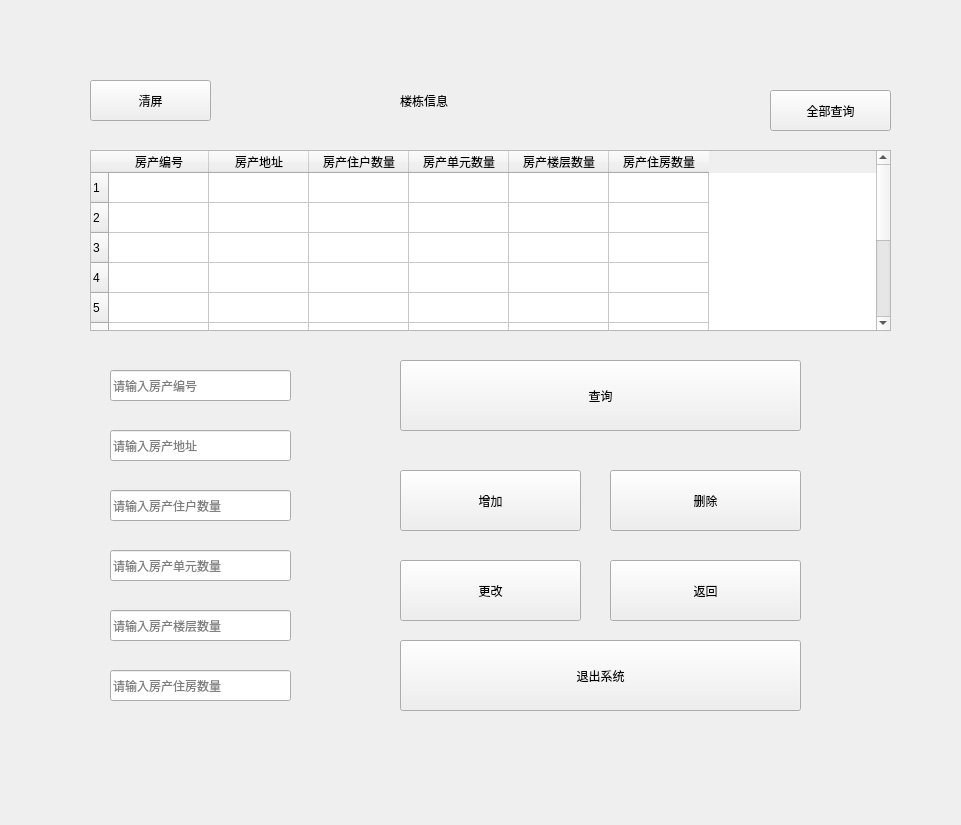
<?xml version="1.0" encoding="UTF-8"?>
<ui version="4.0">
 <class>MainWindow</class>
 <widget class="QMainWindow" name="MainWindow">
  <property name="geometry">
   <rect>
    <x>0</x>
    <y>0</y>
    <width>961</width>
    <height>825</height>
   </rect>
  </property>
  <property name="minimumSize">
   <size>
    <width>961</width>
    <height>825</height>
   </size>
  </property>
  <property name="maximumSize">
   <size>
    <width>961</width>
    <height>825</height>
   </size>
  </property>
  <property name="windowTitle">
   <string>root_楼栋信息</string>
  </property>
  <property name="styleSheet">
   <string notr="true">#centralwidget{border-image: url(:/background/background1.jpg);}</string>
  </property>
  <widget class="QWidget" name="centralwidget">
   <widget class="QLabel" name="label">
    <property name="geometry">
     <rect>
      <x>400</x>
      <y>60</y>
      <width>191</width>
      <height>81</height>
     </rect>
    </property>
    <property name="styleSheet">
     <string notr="true">font: 18pt &quot;Arial&quot;;
font: 28pt &quot;Arial&quot;;</string>
    </property>
    <property name="text">
     <string>楼栋信息</string>
    </property>
   </widget>
   <widget class="QTableWidget" name="tableWidget">
    <property name="geometry">
     <rect>
      <x>90</x>
      <y>150</y>
      <width>801</width>
      <height>181</height>
     </rect>
    </property>
    <row>
     <property name="text">
      <string>1</string>
     </property>
    </row>
    <row>
     <property name="text">
      <string>2</string>
     </property>
    </row>
    <row>
     <property name="text">
      <string>3</string>
     </property>
    </row>
    <row>
     <property name="text">
      <string>4</string>
     </property>
    </row>
    <row>
     <property name="text">
      <string>5</string>
     </property>
    </row>
    <row>
     <property name="text">
      <string>6</string>
     </property>
    </row>
    <row>
     <property name="text">
      <string>7</string>
     </property>
    </row>
    <row>
     <property name="text">
      <string>8</string>
     </property>
    </row>
    <row>
     <property name="text">
      <string>9</string>
     </property>
    </row>
    <row>
     <property name="text">
      <string>10</string>
     </property>
    </row>
    <column>
     <property name="text">
      <string>房产编号</string>
     </property>
    </column>
    <column>
     <property name="text">
      <string>房产地址</string>
     </property>
    </column>
    <column>
     <property name="text">
      <string>房产住户数量</string>
     </property>
    </column>
    <column>
     <property name="text">
      <string>房产单元数量</string>
     </property>
    </column>
    <column>
     <property name="text">
      <string>房产楼层数量</string>
     </property>
    </column>
    <column>
     <property name="text">
      <string>房产住房数量</string>
     </property>
    </column>
   </widget>
   <widget class="QPushButton" name="pushButton">
    <property name="geometry">
     <rect>
      <x>770</x>
      <y>90</y>
      <width>121</width>
      <height>41</height>
     </rect>
    </property>
    <property name="styleSheet">
     <string notr="true">font: 16pt &quot;Arial&quot;;</string>
    </property>
    <property name="text">
     <string>全部查询</string>
    </property>
   </widget>
   <widget class="QLineEdit" name="lineEdit">
    <property name="geometry">
     <rect>
      <x>110</x>
      <y>370</y>
      <width>181</width>
      <height>31</height>
     </rect>
    </property>
    <property name="placeholderText">
     <string>请输入房产编号</string>
    </property>
   </widget>
   <widget class="QLineEdit" name="lineEdit_2">
    <property name="geometry">
     <rect>
      <x>110</x>
      <y>430</y>
      <width>181</width>
      <height>31</height>
     </rect>
    </property>
    <property name="text">
     <string/>
    </property>
    <property name="placeholderText">
     <string>请输入房产地址</string>
    </property>
   </widget>
   <widget class="QLineEdit" name="lineEdit_3">
    <property name="geometry">
     <rect>
      <x>110</x>
      <y>490</y>
      <width>181</width>
      <height>31</height>
     </rect>
    </property>
    <property name="placeholderText">
     <string>请输入房产住户数量</string>
    </property>
   </widget>
   <widget class="QLineEdit" name="lineEdit_4">
    <property name="geometry">
     <rect>
      <x>110</x>
      <y>550</y>
      <width>181</width>
      <height>31</height>
     </rect>
    </property>
    <property name="placeholderText">
     <string>请输入房产单元数量</string>
    </property>
   </widget>
   <widget class="QLineEdit" name="lineEdit_5">
    <property name="geometry">
     <rect>
      <x>110</x>
      <y>610</y>
      <width>181</width>
      <height>31</height>
     </rect>
    </property>
    <property name="placeholderText">
     <string>请输入房产楼层数量</string>
    </property>
   </widget>
   <widget class="QLineEdit" name="lineEdit_6">
    <property name="geometry">
     <rect>
      <x>110</x>
      <y>670</y>
      <width>181</width>
      <height>31</height>
     </rect>
    </property>
    <property name="placeholderText">
     <string>请输入房产住房数量</string>
    </property>
   </widget>
   <widget class="QPushButton" name="pushButton_5">
    <property name="geometry">
     <rect>
      <x>400</x>
      <y>560</y>
      <width>181</width>
      <height>61</height>
     </rect>
    </property>
    <property name="styleSheet">
     <string notr="true">font: 18pt &quot;Arial&quot;;</string>
    </property>
    <property name="text">
     <string>更改</string>
    </property>
   </widget>
   <widget class="QPushButton" name="pushButton_2">
    <property name="geometry">
     <rect>
      <x>400</x>
      <y>360</y>
      <width>401</width>
      <height>71</height>
     </rect>
    </property>
    <property name="styleSheet">
     <string notr="true">font: 18pt &quot;Arial&quot;;</string>
    </property>
    <property name="text">
     <string>查询</string>
    </property>
   </widget>
   <widget class="QPushButton" name="pushButton_4">
    <property name="geometry">
     <rect>
      <x>610</x>
      <y>470</y>
      <width>191</width>
      <height>61</height>
     </rect>
    </property>
    <property name="styleSheet">
     <string notr="true">font: 18pt &quot;Arial&quot;;</string>
    </property>
    <property name="text">
     <string>删除</string>
    </property>
   </widget>
   <widget class="QPushButton" name="pushButton_3">
    <property name="geometry">
     <rect>
      <x>400</x>
      <y>470</y>
      <width>181</width>
      <height>61</height>
     </rect>
    </property>
    <property name="styleSheet">
     <string notr="true">font: 18pt &quot;Arial&quot;;</string>
    </property>
    <property name="text">
     <string>增加</string>
    </property>
   </widget>
   <widget class="QPushButton" name="pushButton_6">
    <property name="geometry">
     <rect>
      <x>610</x>
      <y>560</y>
      <width>191</width>
      <height>61</height>
     </rect>
    </property>
    <property name="styleSheet">
     <string notr="true">font: 18pt &quot;Arial&quot;;</string>
    </property>
    <property name="text">
     <string>返回</string>
    </property>
   </widget>
   <widget class="QPushButton" name="pushButton_7">
    <property name="geometry">
     <rect>
      <x>400</x>
      <y>640</y>
      <width>401</width>
      <height>71</height>
     </rect>
    </property>
    <property name="styleSheet">
     <string notr="true">font: 18pt &quot;Arial&quot;;</string>
    </property>
    <property name="text">
     <string>退出系统</string>
    </property>
   </widget>
   <widget class="QPushButton" name="pushButton_1">
    <property name="geometry">
     <rect>
      <x>90</x>
      <y>80</y>
      <width>121</width>
      <height>41</height>
     </rect>
    </property>
    <property name="styleSheet">
     <string notr="true">font: 16pt &quot;Arial&quot;;</string>
    </property>
    <property name="text">
     <string>清屏</string>
    </property>
   </widget>
  </widget>
 </widget>
 <resources>
  <include location="image/root_build.qrc"/>
 </resources>
 <connections/>
</ui>
